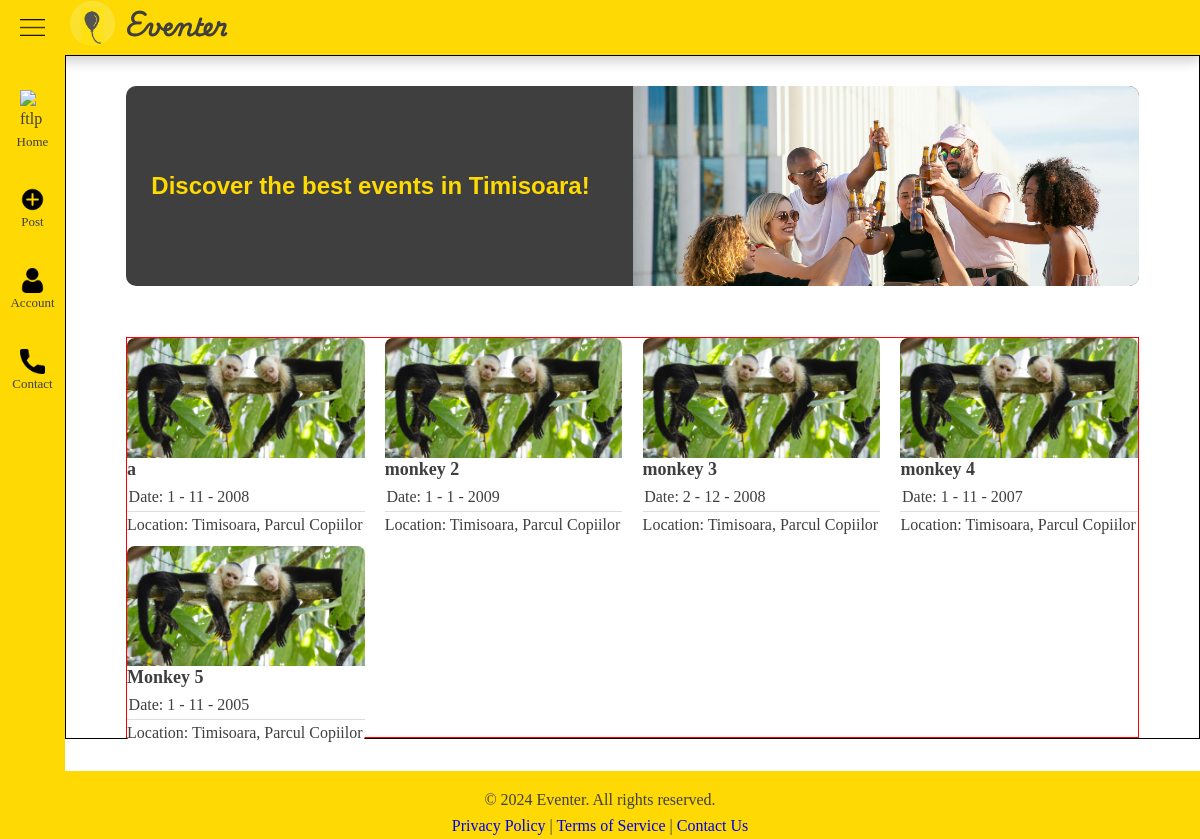
The page / on the database its author committed.
### app/models.py (models this page shows, shortened)
class Event(db.Model):
    id = db.Column("id", db.Integer, primary_key=True)
    title = db.Column("title", db.String(80), unique=False, nullable=False)
    description = db.Column("description", db.String(10000), unique=False, nullable=False)
    image_filepath = db.Column("filename", db.String(255), unique=False, nullable=False)
    date = db.Column("date", db.Date(), unique=False)
    location = db.Column("location", db.String(80), unique=False)

### app/routes.py (the view)
@app.route("/")
def index():
    events = db.session.query(Event)
    return render_template("index.html", events=events)

### app/templates/index.html (shortened to what this page needs)
<!DOCTYPE html>
<html lang="en">
<head>
    <link rel="stylesheet" href="../static/css/index.css">
    <link rel="stylesheet" href="../static/css/navigation.css">
</head>
<body id="body">
    <header>
        <nav class="navbar">
            <div class="menu_activation">
                <img onclick="iconChanger(); menuOpener();" id="open" class="burger" src="../static/images/hamburger_menu.png" alt="ftlp">
            </div>
            <div class="logos">
                <a href="/"><img class="logo_img" src="../static/images/logo.png" alt="error img"></a>
                <a href="/" class="logo_text">Eventer</a>
            </div>
        </nav>
    </header>
    <main>
        <sidenav id="side__nav" class="side_nav">
            <a href="#" class="home">
                <img src="../static/images/house2.png" alt="ftlp">
                <p>Home</p>
            </a>
            <a href="/post_event" class="post_event">
                <img src="../static/images/create_event.png" alt="ftlp">
                <p>Post</p>
            </a>
            <a href="#" class="account">
                <img src="../static/images/account.png" alt="ftlp">
                <p>Account</p>
            </a>
            <a href="#" class="contact">
                <img src="../static/images/phone.png" alt="ftlp">
                <P>Contact</P>
            </a>
        </sidenav>
        <div id="content" class="main_content">
            <section class="hero">
                <div class="hero-left">
                    <h2>Discover the best events in Timisoara!</h2>
                </div>
                <div class="hero-right">
                    <img src="../static/images/hero.jpg">
                </div>
            </section>
            <section id="events">
                {% for event in events %}
                    <article class="event-card" data-article="{{ url_for('get_event', event_id=event.id) }}">
                        <img src="{{ url_for('static',
                        filename=event.image_filepath.replace('app\\static\\', '').replace('\\', '/')) }}"
                        alt="{{ event.title }}">
                        <h3>{{ event.title }}</h3>
                        <p clasx`s="event-date">Date: {{ event.date.day }} {{"-"}} {{event.date.month}} {{"-"}} {{event.date.year}}</p>
                        <p class="event-location">Location: Timisoara, Parcul Copiilor</p>
                    </article>
                {% endfor %}
            </section>
        </div>
    </main>
    <footer>
        <nav>
        <p>&copy; 2024 Eventer. All rights reserved.</p>
        <a href="#">Privacy Policy</a> |
        <a href="#">Terms of Service</a> |
        <a href="#">Contact Us</a>
        </nav>
    </footer>
</body>
</html>

### app/static/css/index.css (style rules this page uses)
* { box-sizing: border-box; }
header { position: -webkit-sticky; position: sticky; z-index: 10; top: 0; background-color: #ffd903; color: white; box-shadow: 0 6px 12px rgba(0, 0, 0, 0.1); height: auto; width: 100%; display: block; }
.hero { height: 200px; display: flex; flex-direction: row; align-items: center; justify-content: center; border-radius: 10px; padding: 35px 0; margin-bottom: 30px; margin-top: 30px; background-color: #3f3f3f; font-family: 'Gill Sans', 'Gill Sans MT', Calibri, 'Trebuchet MS', sans-serif; overflow: hidden; }
.hero-right { flex: 1; display: flex; align-items: center; justify-content: center; }
.hero-left { flex: 1; display: flex; flex-direction: column; justify-content: center; color:#ffd903; }
.hero-left h2 { font-family:'Franklin Gothic Medium', 'Arial Narrow', Arial, sans-serif; padding-left: 5%; }
.hero-right img { max-width: 100%; max-height: 100%; object-fit: cover; border-radius: 10px; }
body { background-color: white; color: #3f3f3f; line-height: 1.6; margin: 0; display: flex; flex-direction: column; min-height: 100vh; }
body, h1, h2, p { margin: 0; padding: 0; font-family: 'Times New Roman', Times, serif; }
main { max-width: 100%; margin: 0 0; flex: 1; display: flex; }
.main_content { border: solid 1px black; display: block; margin-left: 65px; padding: 0 60px; }
footer { background-color: #ffd903; color: #3f3f3f; padding: 1rem 0; text-align: center; margin-top: 2rem; bottom: 0; height: 2.5rem; }
footer nav { color: #3f3f3f; background-color: #ffd903; }
footer nav a { text-decoration: none; }
#events { border: solid 1px red; display: grid; place-items: center; grid-template-columns: repeat(4, minmax(200px, 1fr)); gap: 2%; margin-top: 5%; }
.event-card { display: flex; flex-direction: column; background-color: white; padding: 0px; border-radius: 10px; cursor: pointer; transition: background-color 0.3s, transform 0.3s, box-shadow 0.3s; width: 100%; height: 100%; box-sizing: border-box; }
.event-card img { width: 100%; height: 120px; object-fit: cover; border-radius: 8px 8px 0 0; margin-bottom: 1.5%; }
.event-card h3 { margin-top: 0%; margin-bottom: 2%; line-height: 90%; font-size: 1.125rem; }
.event-card p { margin: 0; padding: 0.1rem; flex: 1; }
.event-card .event-location { padding: 0.0; border-top: 1px solid #ddd; }
* { border: 0px solid red; }

### app/static/css/navigation.css (style rules this page uses)
.navbar { display: flex; justify-content: start; align-items: center; width: 100%; height: 55px; padding: 15px 0; top: 0; position: sticky; z-index: 3; box-shadow: 0 6px 12px rgba(0, 0, 0, 0.1); background-color: #ffd903; }
.menu_activation { margin-left: 20px; }
.burger { width: 25px; display: flex; cursor: pointer; }
.logos { display: flex; align-items: center; margin-left: 25px; }
.logo_img { width: 45px; }
.logo_text { padding: 0px 20px 5px 10px; font-size: 1.5rem; font-family: 'Playwrite'; color:#3f3f3f; text-decoration: none; font-weight: bold; }
.side_nav { position: fixed; height: 100%; width: 65px; display: flex; flex-direction: column; align-items: center; z-index: 55; background-color: #ffd903; color: #3f3f3f; }
.home { margin-top: 35px;; display: flex; flex-direction: column; align-items: center; text-decoration: none; color:#3f3f3f; }
.home img { width: 25px; }
.home p { padding: 0; margin: 0; font-size: 13px; }
.post_event { margin-top: 35px; display: flex; flex-direction: column; align-items: center; text-decoration: none; color:#3f3f3f; }
.post_event img { width: 25px; }
.post_event p { font-size: 13px; }
.account { margin-top: 35px; display: flex; flex-direction: column; align-items: center; text-decoration: none; color:#3f3f3f; }
.account img { width: 25px; }
.account p { font-size: 13px; }
.contact { margin-top: 35px; display: flex; flex-direction: column; align-items: center; text-decoration: none; color:#3f3f3f; }
.contact img { width: 25px; }
.contact p { font-size: 13px; }

### rows shown on the page
Event: title "a", date.day "1", value "-", date.month "11", date.year "2008"
Event: title "monkey 2", date.day "1", value "-", date.month "1", date.year "2009"
Event: title "monkey 3", date.day "2", value "-", date.month "12", date.year "2008"
Event: title "monkey 4", date.day "1", value "-", date.month "11", date.year "2007"
Event: title "Monkey 5", date.day "1", value "-", date.month "11", date.year "2005"
